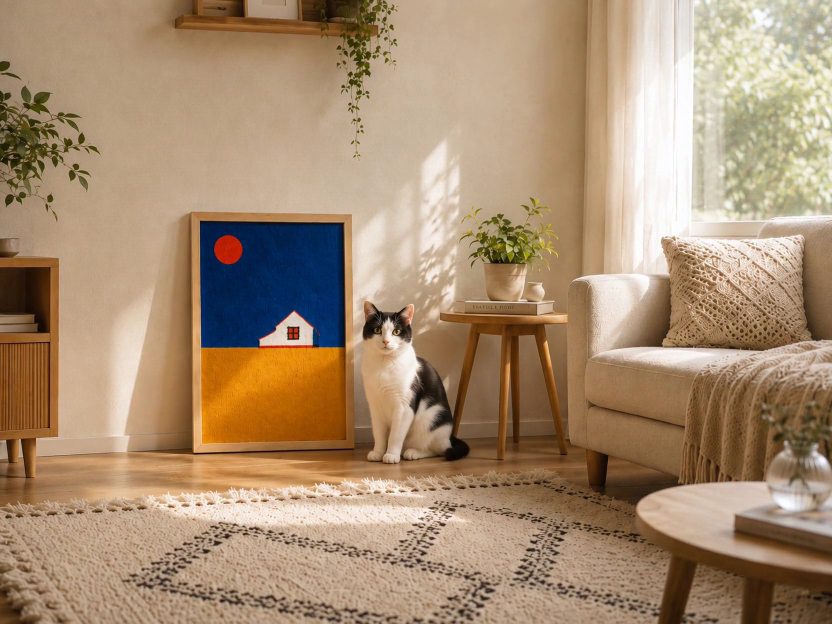
#> input picture tools/last-frame.png, 1664 x 1248 px, given in place of IMG_4368.PNG, which was not available (shown at 1/2 size); the run also reads 1 picture not shown here
$ python extract_flats.py
#> lines starting #> are read from the running program, lines starting #| are printed output that depends on the picture; after the words box and inside, x2 and y2 are one past the last pixel; in counts of white or black regions, pixels touching at a corner belong together; pictures that were not available may be replaced by others from this repository, and a replacement may not be noted
#> further down, im is the input picture: PIL image 1664x1248 RGB; mean R, G, B 167.8, 141.5, 113.7
"""
从供应商产品截图（IMG_43XX.PNG，正面平拍 mockup）提取画布平面稿。

原理：截图模板一致（白底 + 浅木框 + 画布），画布是唯一的高饱和/深色大块。
逐图用「列/行饱和占比」找画布内缘；若某图检测失败（如波光上半部
浅色闪光区饱和度低），回退到其余图的共识框（模板逐像素对齐）。

产出：public/hero/art/flat-01..06.png（1400×2000，管线 composite 的原生输入尺寸）
顺序与 lib/heroConfig.ts ARTWORKS 对齐。
"""
import pathlib
import numpy as np
from PIL import Image, ImageFilter

ROOT = pathlib.Path(__file__).parent.parent
SRC = ROOT / 'GlugGlug30天发文计划'
OUT = ROOT / 'public' / 'hero' / 'art'  # flat 是站点资产（hero 画芯堆/购物车/邮件缩略图都引用），必须在 public

# (源文件, 输出名) —— 顺序 = ARTWORKS 顺序
ORDER = [
    ('IMG_4368.PNG', 'flat-01'),  # 晴野 Sunny Field（hero 视频内画作）
    ('IMG_4367.PNG', 'flat-02'),  # 波光 Wave Light
    ('IMG_4364.PNG', 'flat-03'),  # 叶舟 Leaf Boat
    ('IMG_4369.PNG', 'flat-04'),  # 森光 Forest Light
    ('IMG_4365.PNG', 'flat-05'),  # 窗影 Window Glow
    ('IMG_4366.PNG', 'flat-06'),  # 红果 Red Fruit
]
INSET = 4          # 内缩避开框内缘阴影线
FW, FH = 1400, 2000


def inner_range(frac, thresh=0.55):
    idx = np.where(frac > thresh)[0]
    if len(idx) == 0:
        return None
    runs = np.split(idx, np.where(np.diff(idx) > 3)[0] + 1)
    run = max(runs, key=len)
    return int(run.min()), int(run.max())


def detect_box(im):
    a = np.asarray(im).astype(int)
    sat = a.max(axis=2) - a.min(axis=2)
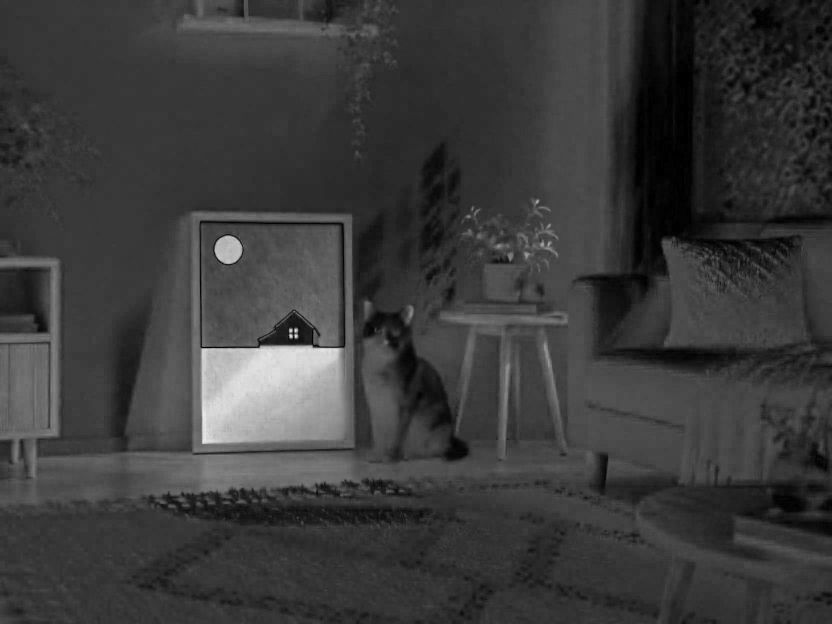
#> sat: shape (1248, 1664) int64 (shown at 1/2 size); min 0, max 234, mean 59.1
    L = (a[..., 0] * 299 + a[..., 1] * 587 + a[..., 2] * 114) // 1000
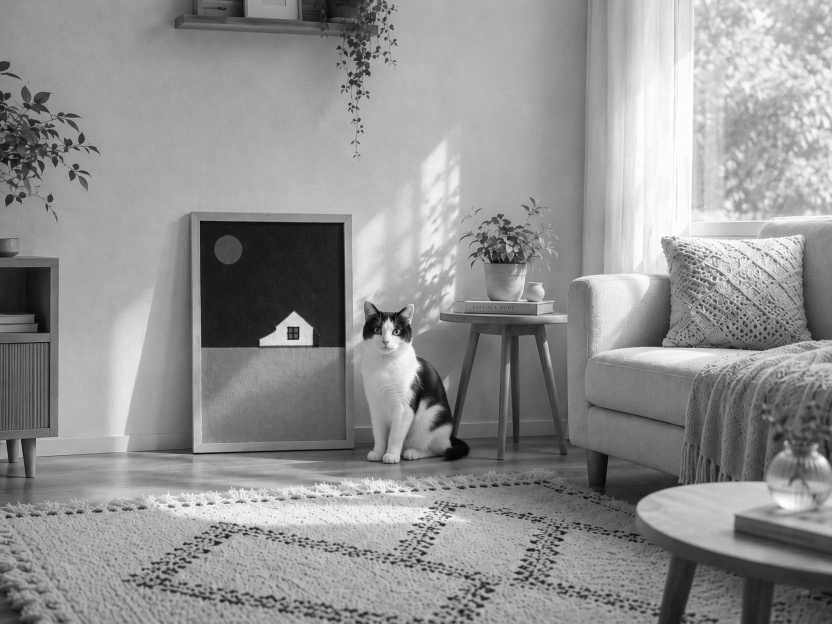
#> L: shape (1248, 1664) int64 (shown at 1/2 size); min 1, max 255, mean 145.7
    strong = (sat > 45) | (L < 110)
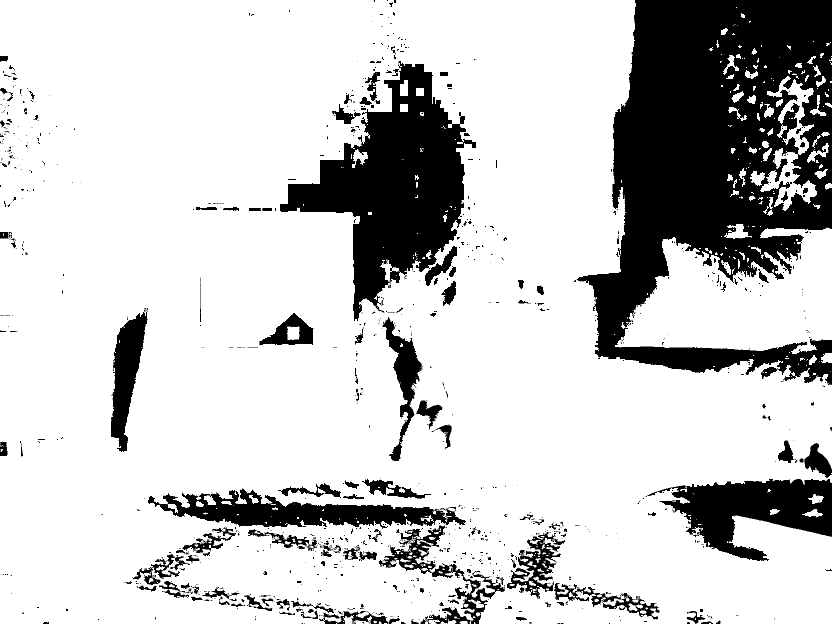
#> strong: shape (1248, 1664) bool (shown at 1/2 size); 78.9% white; 1125 black regions (910 under 20 px), largest, box (x1, y1, x2, y2) and area: (1153, 0, 1664, 770) 225646, (560, 122, 952, 642) 84194, (1291, 958, 1664, 1122) 30186
    # 限定产品区（模板固定：上下黑条外側不看）
    strong[:900] = False
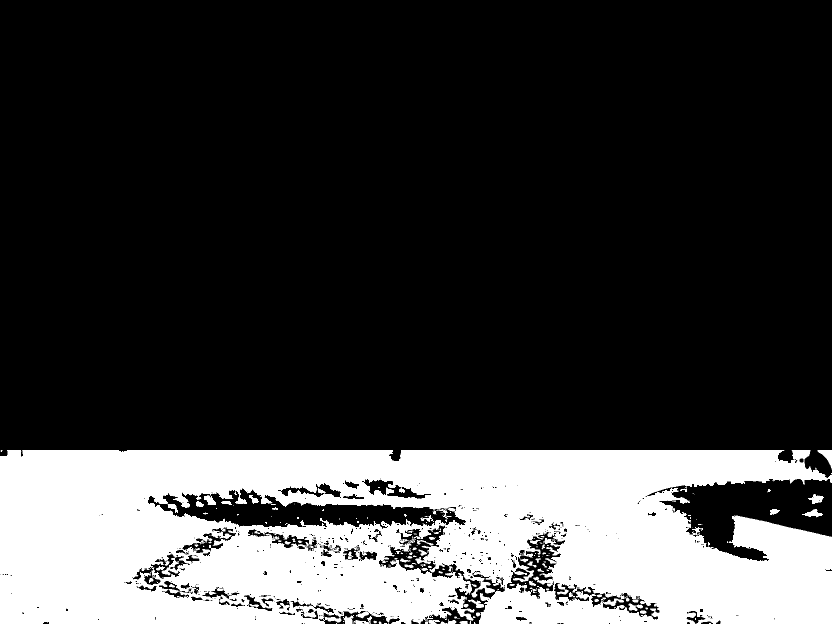
#> strong: shape (1248, 1664) bool (shown at 1/2 size); 23.4% white; 255 white regions (185 under 20 px), largest, box (x1, y1, x2, y2) and area: (0, 900, 1664, 1248) 478480, (1635, 900, 1664, 939) 472, (1616, 988, 1648, 1008) 344
    strong[2000:] = False
    strong[:, :250] = False
    strong[:, 1060:] = False
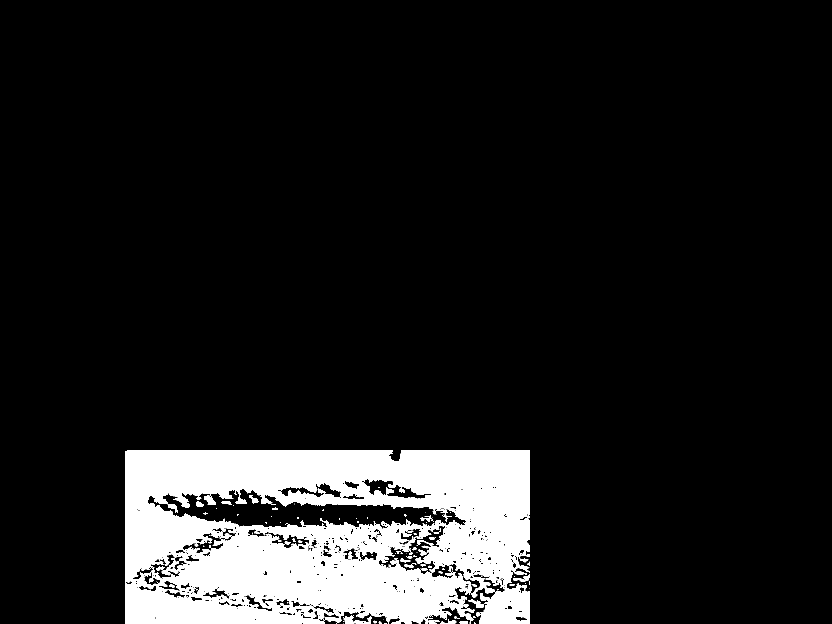
#> strong: shape (1248, 1664) bool (shown at 1/2 size); 11.1% white; 183 white regions (133 under 20 px), largest, box (x1, y1, x2, y2) and area: (250, 900, 1060, 1248) 225272, (686, 1230, 709, 1248) 250, (936, 1199, 968, 1216) 235
    colfrac = strong.mean(axis=0) / max(strong.mean(axis=0).max(), 1e-6)
#> colfrac = 1664 values, max 1 at index 264, min 0 at index 0, mean 0.398
    xr = inner_range(colfrac)
#> in inner_range, `idx = np.where(frac > thresh)[0]`: idx = 810 values from 250 to 1059
#> in inner_range, `runs = np.split(idx, np.where(np.diff(idx) > 3)[0] + 1)`: runs = 1 item
#> in inner_range, `run = max(runs, key=len)`: run = 810 values from 250 to 1059
#> xr = (250, 1059)
    if xr is None:
        return None
    rows_in = strong[:, xr[0]:xr[1]]
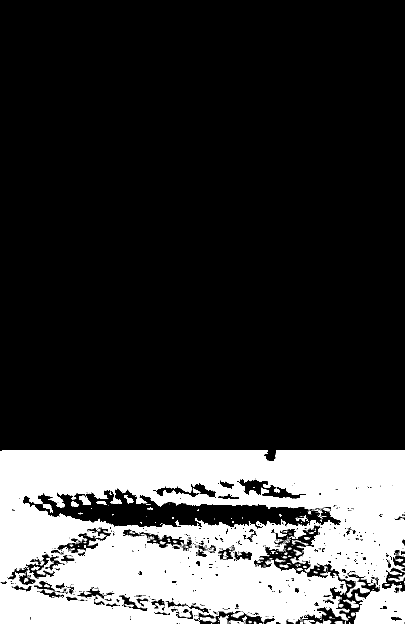
#> rows_in: shape (1248, 809) bool (shown at 1/2 size); 22.7% white; 183 white regions (134 under 20 px), largest, box (x1, y1, x2, y2) and area: (0, 900, 809, 1248) 225013, (436, 1230, 459, 1248) 250, (686, 1199, 718, 1216) 235
    rowfrac = rows_in.mean(axis=1) / max(rows_in.mean(axis=1).max(), 1e-6)
#> rowfrac = 1248 values, max 1 at index 922, min 0 at index 0, mean 0.227
    yr = inner_range(rowfrac)
#> yr = (1046, 1247)
    if yr is None:
        return None
    return (xr[0], yr[0], xr[1], yr[1])


def plausible(box):
    if box is None:
        return False
    w, h = box[2] - box[0], box[3] - box[1]
    return h > 0 and 0.60 < w / h < 0.72 and w > 500


boxes = {}
for f, name in ORDER:
#> (the run stopped early here; a loop or call above may not have finished)
